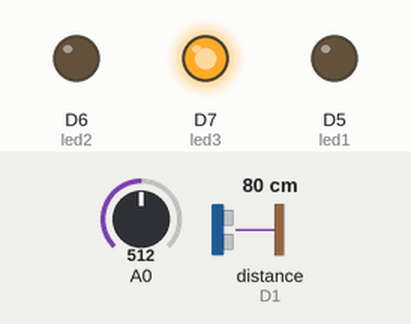
A sketch run on a simulated ESP8266 (NodeMCU). On the bench: output pins drawn as LEDs (lit = HIGH). Wiring (inferred from the names in the program): ultrasonic range finder: trigger D0; echo D1. The inputs (shaded band) are chosen by the test bench; at power-on: distance to the obstacle (sensor on D1) 80 cm, A0 = 512. The echo pulse lasts 58.3 µs per cm; WiFi joins after 1.5 s; servers stay silent unless stated; pins used as bus, display or sensor lines are not drawn; what the sketch prints to the serial monitor is not drawn.

Above: at 3.6 s.
3.7 s: distance to the obstacle (sensor on D1) set to 28 cm
9.2 s: distance to the obstacle (sensor on D1) set to 22 cm
At 12.3 s:
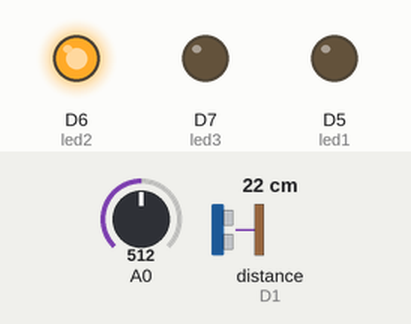
21.3 s: distance to the obstacle (sensor on D1) set to 2 cm
At 26.3 s:
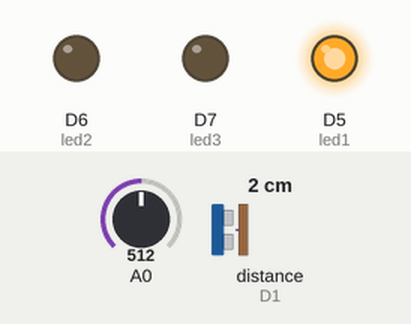
31.6 s: A0 set to 784
37.1 s: A0 set to 807
47.5 s: distance to the obstacle (sensor on D1) set to 9 cm
At 50.3 s:
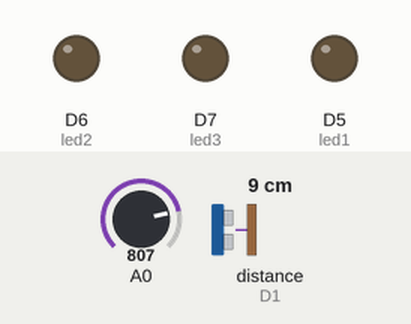
Timing chart, 0 to 58.7 s (numbered marks = the images above; inputs shaded):
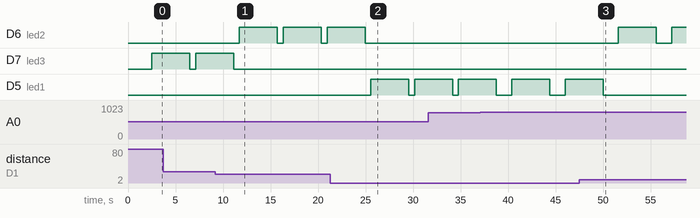

The sketch:

sketch_dec29b.ino
```cpp
/**********************************************************
 *      Nesnelerin İnterneti ve Uygulamaları Dersi
 *  Proje Uygulaması (Akıllı Çöp Kutusu)
 *           Yazar : Beyzanur Odabaş
 *********************************************************/
/* Kütüphane Dosyaları */
#include <Arduino.h>
#include <ESP8266WiFi.h>
#include "ThingSpeak.h"
#include <ESP_Mail_Client.h>
#include <BlynkSimpleEsp8266.h>
//#include <SimpleTimer.h>
BlynkTimer timer;
#define BLYNK_PRINT Serial

/* Kablosuz Bağlantı Bilgileri */
char auth [] = "qBiRJU_LRFrhfNLNYFEV0UGNUuF8sQk3";  // Blynk key
const char* WLAN_SSID = "Eseny"; // "Kablosuz Ağ Adı"
const char* WLAN_PASSWORD = "Yasin1234"; // "Kablosuz Ağ Şifresi"


/* Email Göndermek İçin SMTP sunucu ayarları */
#define SMTP_server "smtp.gmail.com"
#define SMTP_PORT 465
#define AUTHOR_EMAIL "beyyzaodabass@gmail.com" //göndericinin emaili
#define AUTHOR_PASSWORD "bbwsvuxtnunwwydv" //göndericinin şifresi : bbwsvuxtnunwwydv
#define RECIPIENT_EMAIL "beyzanurodabas6@gmail.com" //alıcı mail adresi

SMTPSession smtp;

/* ThingSpeak Kurulumu */
unsigned long channelID =1995320;             // Thingspeak channel ID
unsigned int field_no=1; // percentage(yüzde) yazacağımız field numarası
const char* writeAPIKey = "70ORUOWEJU30XLYQ";   // Thingspeak write API Key
const char* thingSpeakHost = "api.thingspeak.com";


// ---------- Çöp Kutusu Değişkenleri ve Pin Tanımları ------------//
#define MQ2pin (0) //AO pinine bağlanmalı. Gaz sensoru
float gasSensorValue;
const int total_height = 30; //Çöp kutusunun CM cinsinden uzunluğu
const int hold_height = 25;// CM cinsinden çöpün max kapasitesi

const int trigPin = 16; // D0
const int echoPin = 5; // D1
const int led1=D5; //kırmızı led
const int led2=D6; //sarı led
const int led3=D7; //yeşil led
int distance;  //mesafe cm
int result;    //sonuc cm
long Time;  //duration
int capacity = 0;
int garbageLevel = 0;   //çöp seviyesi
int x;

WiFiClient client;
/*** ESP8266 WiFi Kurulum Fonksiyonu ***/
void wifiSetup()
{
  if (WiFi.status() != WL_CONNECTED)
  {
    Serial.print("Kablosuz Agina Baglaniyor");
    WiFi.begin(WLAN_SSID, WLAN_PASSWORD);
    // WiFi durum kontrolü
    while (WiFi.status() != WL_CONNECTED) {
      delay(1000);
      Serial.print(".");
    }
    Serial.println();
    Serial.print(WLAN_SSID);
    Serial.println("Kablosuz Aga Baglandi");
  }
}

void mesafeSensor (){
  /* hc-sr04 sensöründen okuma işlemi */
    digitalWrite(trigPin, HIGH);
    delayMicroseconds(10);
    digitalWrite(trigPin, LOW);

    Time = pulseIn(echoPin, HIGH);
    distance = Time * 0.034;  //mıkrosanıye basına cm cinsinden hareket miktarını
    result = distance / 2;  //gidiş gelişten ötürü
    garbageLevel = map(result, capacity, total_height, 100, 0);
}
 /* mq-2 gaz sensöründen okuma işlemi */
void gasSensor(){ //blynk'e aktaracak
  gasSensorValue = analogRead(MQ2pin); // read analog input pin 0
  //Blynk.virtualWrite(V2,gasSensorValue);
  Serial.print("Gaz sensörü degeri : ");
  Serial.println(gasSensorValue);
  if(gasSensorValue > 800)
  {
    Serial.println("Yanıcı gaz algılandı! Çöp Yanabilir");
    Blynk.notify("Yanıcı gaz algılandı! Çöp Yanabilir");
    sendEmail();
  }
  else{
    Serial.println("Yanıcı gaz seviyesi normal! Çöp güvenli.");
    Blynk.notify("Yanıcı gaz seviyesi normal! Çöp güvenli.");
  }

  delay(200);
}


/* ThingSpeak Field Yazma İşlemi **/
void upload()
{
   x= ThingSpeak.writeField(channelID,field_no, garbageLevel,writeAPIKey); //değeri gönder
  //if (x == 200)Serial.println("Veri güncellendi..");
}

void sendEmail(){
    smtp.debug(1);
    ESP_Mail_Session session;

    session.server.host_name = SMTP_server ;
    session.server.port = SMTP_PORT;
    session.login.email = AUTHOR_EMAIL;
    session.login.password = AUTHOR_PASSWORD;
    session.login.user_domain = "";

    SMTP_Message message;
    message.sender.name = "ESP8266";
    message.sender.email = AUTHOR_EMAIL;
    message.subject = "DİKKAT ! Çöp kutusu yanıyor!"; //konu
    message.addRecipient("Beyzanur Odabas",RECIPIENT_EMAIL);
    if (!smtp.connect(&session))
        return;
    if (!MailClient.sendMail(&smtp, &message))
        Serial.println("Error sending Email, " + smtp.errorReason());
}

void setup() {
  Serial.begin(115200);
  pinMode(trigPin, OUTPUT);
  pinMode(echoPin, INPUT);

  pinMode(led1, OUTPUT); //kırmızı d5
  pinMode(led2, OUTPUT); //sarı d6
  pinMode(led3, OUTPUT); //yesil d7

  WiFi.mode(WIFI_STA);
  wifiSetup();
  ThingSpeak.begin(client);                 //  ThingSpeak client sınıfı  başlatılıyor
  Blynk.begin(auth, WLAN_SSID, WLAN_PASSWORD,"blynk.cloud",80);  //Arduino Blynk'e bağlanıyor
  timer.setInterval(1000L,gasSensor);

  capacity = total_height - hold_height;
  delay(100);
}

void loop() {

  delay(100);
  mesafeSensor();

  if (garbageLevel > 100)
  {
    garbageLevel = 100;
    Serial.println("Uyarı: Çöp doldu, 24 saat içerisinde boşaltılmalı. ");

    digitalWrite(led1, HIGH); //kırmızı ledi yaktık
    delay(4000);
    digitalWrite(led1, LOW);

    Serial.println("— — — — — — — — — — — — -");
    Serial.println("Çöpü boşaltınız….");

  }
  else if (garbageLevel > 20 && garbageLevel <100)
  {
    Serial.println("Uyarı: Çöp daha dolmadı. ");

    digitalWrite(led2, HIGH); //sarı ledi yaktık
    delay(4000);
    digitalWrite(led2, LOW);
  }
  else if(garbageLevel <= 20){
    if(garbageLevel < 0){
        garbageLevel = 0;
    }
    Serial.println("Uyarı: Çöp boş. ");

    digitalWrite(led3, HIGH); //yesil ledi yaktık
    delay(4000);
    digitalWrite(led3, LOW);
  }
  Serial.print("Çöp Seviyesi: ");
  Serial.print(garbageLevel);
  Serial.println("%");

  upload();


  Serial.println("!!!!!!!!!!! Çöpte yanıcı madde var mı tespit ediliyor !!!!!!!!!!!!!");
  timer.run();
  Blynk.run();
  //gasSensor();
  Serial.println("-------------------------------------------------------------");

}
```

Measured:
- the behaviour switches between 26 and 25 cm on distance to the obstacle (sensor on D1) (found by bisection; images 0 and 1)
- after the input at 9.2 s, D6 (led2): alternates HIGH for 4.0 s and LOW for 0.61 s, starting after 2.5 s; D7 (led3): goes on until 11.1 s, then stays LOW
- after the input at 21.3 s, D6 (led2): goes on until 25.0 s, then stays LOW; D5 (led1): LOW → HIGH after 4.3 s, → LOW 4.0 s later, → HIGH 0.61 s later
- after the input at 47.5 s, D6 (led2): LOW → HIGH after 4.1 s, → LOW 4.0 s later, → HIGH 1.6 s later; D5 (led1): goes on until 50.0 s, then stays LOW
